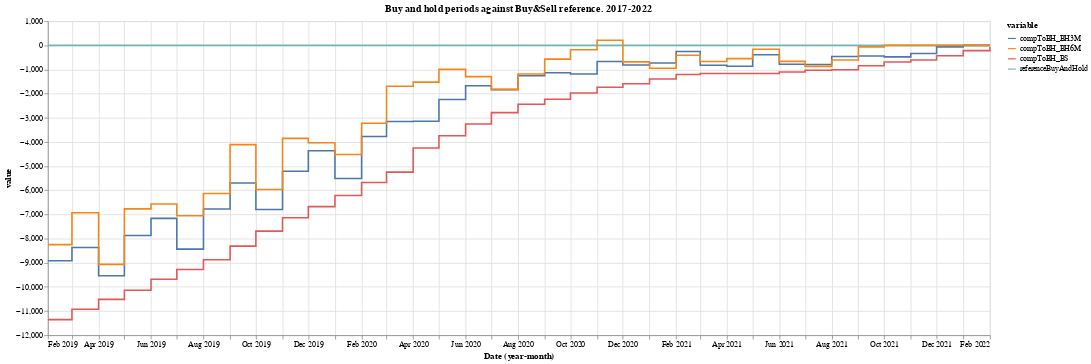

Notebook cell for this chart:
### Markdown cell above
### 2.3.3 Conclusions

For longer investment periods simple Buy and Hold for X models are almost always better than Buy and Sell. They are however too simple and unpredictable, sometimes (rarely!) ending up with worse results if applied at some starting points.

However, in recent years, some of them would have performed better than even Buy and Hold.

3 and 6 month Buy and Holds have consistently performed better than a simple B&S (for all data in long and mid term).
However, Buy & Sell was more effective for investments that are closer to the maximum allowed one.

This means that the following sections will be even more interesting as we're now getting closer to more real-life scenarios.

### Code cell
# plot
data = df[-37:].copy()
data['referenceBuyAndHold'] = data['valBuyAndHold'] - data['valBuyAndHold']
data['compToBH_BS'] = data['valBuyAndSell'] - data['valBuyAndHold']
data['compToBH_BH3M'] = data['valBuyAndHold3M'] - data['valBuyAndHold']
data['compToBH_BH6M'] = data['valBuyAndHold6M'] - data['valBuyAndHold']

pData = data.melt(id_vars =['Date'], value_vars = ['referenceBuyAndHold','compToBH_BS','compToBH_BH3M','compToBH_BH6M'])
alt.Chart(pData).mark_line(interpolate='step-after').encode(
    x='yearmonth(Date):T',
    y='value',
    color='variable',
).properties(
    width=1200,
    height=400,
    title="Buy and hold periods against Buy&Sell reference. 2017-2022"
)

### Figure 1 — Vega-Lite specification as saved in the notebook (floating-point values rounded to 4 significant figures; data arrays with more than 128 entries replaced by an {"elided": "..."} marker saying what was removed)
{"config": {"view": {"continuousWidth": 400, "continuousHeight": 300}}, "data": {"name": "data-29d692aadb09ab8ef353041b2ce10dae"}, "mark": {"type": "line", "interpolate": "step-after"}, "encoding": {"color": {"field": "variable", "type": "nominal"}, "x": {"field": "Date", "timeUnit": "yearmonth", "type": "temporal"}, "y": {"field": "value", "type": "quantitative"}}, "height": 400, "title": "Buy and hold periods against Buy&Sell reference. 2017-2022", "width": 1200, "$schema": "https://vega.github.io/schema/vega-lite/v4.17.0.json", "datasets": {"data-29d692aadb09ab8ef353041b2ce10dae": {"elided": "148 records"}}}
